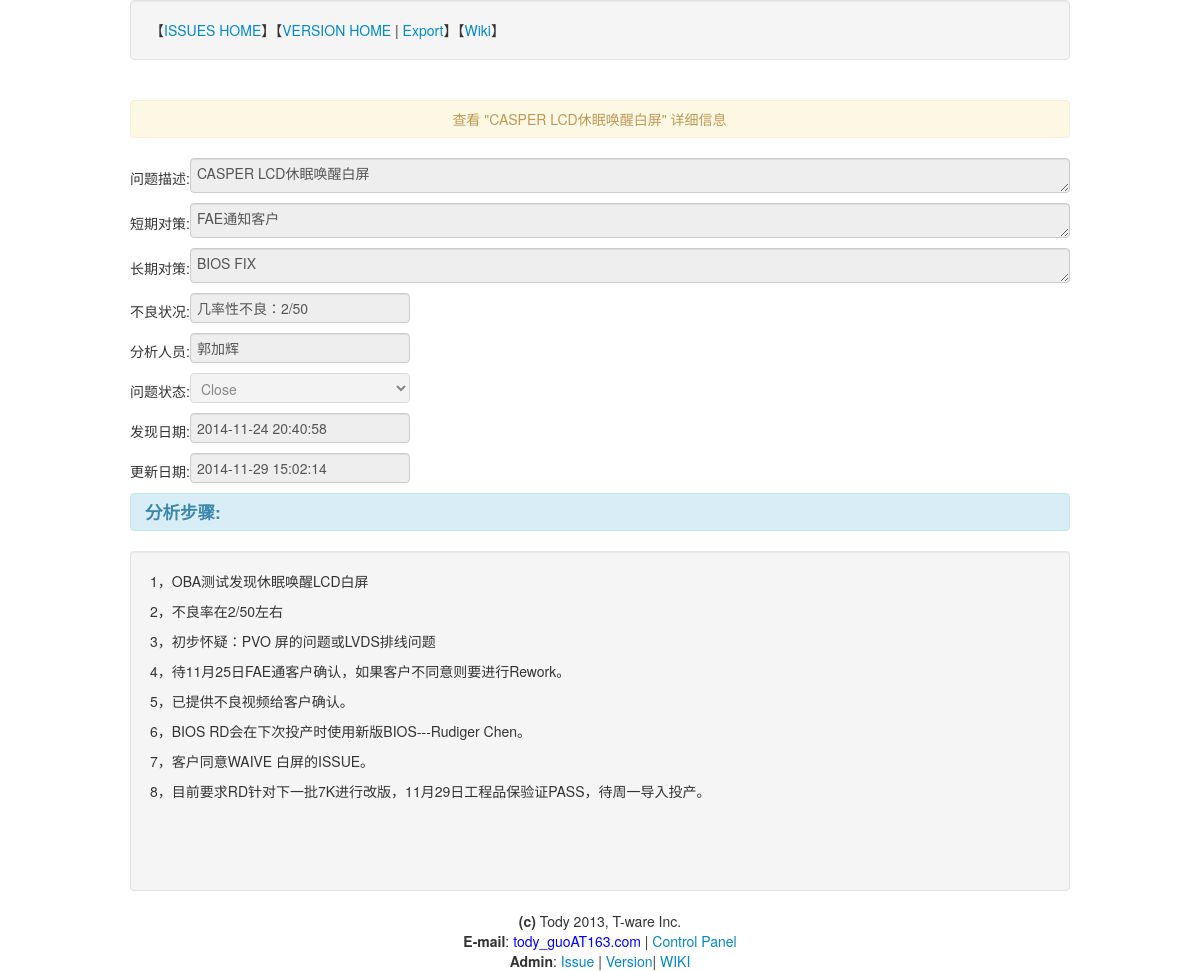
/review_issue.php?id=3, run on the app's committed database.
### tables this page shows
CREATE TABLE IF NOT EXISTS `validate_issues` (
  `id` int(11) NOT NULL AUTO_INCREMENT,
  `val_reason` varchar(1024) NOT NULL,
  `val_purpose` varchar(1024) NOT NULL,
  `val_scheme` varchar(1024) NOT NULL,
  `val_failrate` varchar(1024) NOT NULL,
  `val_content` text NOT NULL,
  `val_owner` varchar(1024) NOT NULL,
  `val_date` datetime NOT NULL,
  `val_status` varchar(1024) NOT NULL,
  `reserved1` varchar(30) NOT NULL,
  PRIMARY KEY (`id`)
);

### inc/conn.php (called while the page is built, shortened)
<?php
class mysql {
 private $db_host;
 private $db_user;
 private $db_pwd;
 private $conn;
 private $result;
 private $show_error = true;
 public function __construct($db_host = 'localhost', $db_user = '293540', $db_pwd = '666666', $db_database ='293540', $conn = '', $coding = 'UTF8') {
  $this->db_host = $db_host;
  $this->db_user = $db_user;
  $this->db_pwd = $db_pwd;
  $this->db_database = $db_database;
  $this->conn = $conn;
  $this->coding = $coding;
 }
 public function connect() {
  if ($this->conn == "pconn") {
   $this->conn = mysql_pconnect($this->db_host, $this->db_user, $this->db_pwd);
  } else {
   $this->conn = mysql_connect($this->db_host, $this->db_user, $this->db_pwd);
  }
 }
 public function query($sql) {
  $this->sql = $sql;
  $result = mysql_query($this->sql, $this->conn);
  if (!$result) {
   if ($this->show_error) {
    $this->show_error("错误SQL语句：", $this->sql);
   }
  } else {
   $this->result = $result;
  }
  return $this->result;
 }
 public function fetch_assoc() {
  return mysql_fetch_assoc($this->result);
 }
}
?>

### review_issue.php (the view, shortened to what this page needs)
<!DOCTYPE html>
<html>
<link href="/css/bootstrap.min.css" rel="stylesheet">
<head>
<?php
	include 'inc/conn.php';
	extract($_POST);
	extract($_GET);
	$db = new mysql();
	$sql = "select * from validate_issues where id=".$id;
	$db->query($sql);
	$row = $db->fetch_assoc();
?>
</head>
<body class="background">
<?
	include "top.php";
?>
<div class="container white-background pagecontent">
<form action="#", method="post" enctype="application/x-www-form-urlencoded">
<div align="center" class="page-header alert text-warning">查看 "<? echo htmlspecialchars_decode($row['val_reason']); ?>" 详细信息</div>
<div>
问题描述:<textarea name="iReason" type="text" readonly="readonly" style="width: 866px; height: 25px;"><? echo htmlspecialchars_decode($row['val_reason']); ?></textarea><br />
</div>
<div>
短期对策:<textarea name="iPurpose" type="text" readonly="readonly" style="width: 866px; height: 25px;"><? echo htmlspecialchars_decode($row['val_purpose']); ?></textarea><br />
</div>
<div>
长期对策:<textarea name="iScheme" type="text" readonly="readonly" style="width: 866px; height: 25px;"><? echo htmlspecialchars_decode($row['val_scheme']); ?></textarea><br />
</div>
<div>
不良状况:<input name="iFailrate" type="text" readonly="readonly" value="<? echo htmlspecialchars_decode($row['val_failrate']); ?>"><br />
</div>
<div>
分析人员:<input name="iOwner" type="text" readonly="readonly" value="<? echo htmlspecialchars_decode($row['val_owner']); ?>">
</div>
<div>
问题状态:<select name="iStatus" id="iStatus" disabled="disabled" >
<?
	if ($row['val_status'] == "Close")
		echo '<option value="Close" selected="selected">Close</option>';
	else
		echo '<option value="Close">Close</option>';
?>
</select>
</div>
<div>
发现日期:<input name="iOwner" type="text" readonly="readonly" value="<? echo htmlspecialchars_decode($row['val_date']); ?>">
</div>
<div>
更新日期:<input name="iOwner" type="text" readonly="readonly" value="<? echo htmlspecialchars_decode($row['reserved1']); ?>">
</div>
<div class="alert alert-info"><h4>分析步骤:</h4></div>
<div class="well">
	<?	echo htmlspecialchars_decode($row['val_content']);?>
</div>
</form>
</div>
<?
include 'bottom.php';
?>
</body>
<html>

### data on the page
validate_issues: val_reason "CASPER LCD休眠唤醒白屏", iReason "CASPER LCD休眠唤醒白屏", iPurpose "FAE通知客户", iScheme "BIOS FIX", iFailrate "几率性不良：2/50", iOwner "郭加辉", iStatus "Close", iOwner "2014-11-24 20:40:58", iOwner "2014-11-29 15:02:14", val_content "1，OBA测试发现休眠唤醒LCD白屏 2，不良率在2/50左右 3，初步怀疑：PVO 屏的问题或LVDS排线问题 4，待11月25日FAE通客户确认，如果客户不同意则要进行Rework。 5，已提供不良视频给客户确认。 6，BIOS RD会在下次投产时使用新版BIOS---Rudiger Chen。 7，客户同意WAIVE 白屏的ISSUE。 8，目前要求RD针对下一批7K进行改版，11月29日工程品保验证PASS，待周一导入投产。"
